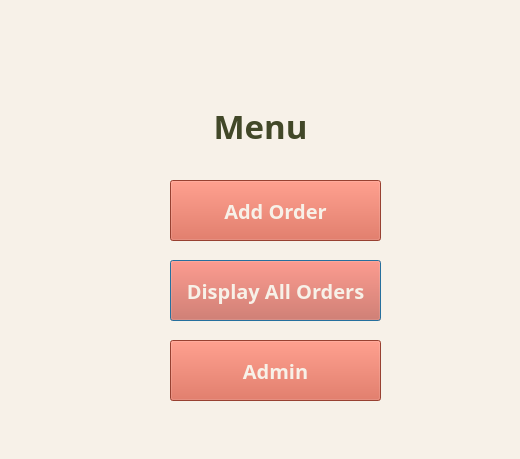
<?xml version="1.0" encoding="UTF-8"?>
<ui version="4.0">
 <class>MenuForm</class>
 <widget class="QDialog" name="MenuForm">
  <property name="geometry">
   <rect>
    <x>0</x>
    <y>0</y>
    <width>520</width>
    <height>459</height>
   </rect>
  </property>
  <property name="windowTitle">
   <string>Menu</string>
  </property>
  <property name="styleSheet">
   <string notr="true">background-color: rgb(247,241,232)</string>
  </property>
  <widget class="QPushButton" name="displayBttn">
   <property name="geometry">
    <rect>
     <x>170</x>
     <y>260</y>
     <width>211</width>
     <height>61</height>
    </rect>
   </property>
   <property name="font">
    <font>
     <family>Corbel</family>
     <pointsize>15</pointsize>
     <weight>75</weight>
     <bold>true</bold>
    </font>
   </property>
   <property name="cursor">
    <cursorShape>PointingHandCursor</cursorShape>
   </property>
   <property name="autoFillBackground">
    <bool>false</bool>
   </property>
   <property name="styleSheet">
    <string notr="true">background-color:rgb(213,91,68);
color: rgb(247,241,232)</string>
   </property>
   <property name="text">
    <string>Display All Orders</string>
   </property>
  </widget>
  <widget class="QLabel" name="label_2">
   <property name="geometry">
    <rect>
     <x>0</x>
     <y>110</y>
     <width>521</width>
     <height>31</height>
    </rect>
   </property>
   <property name="font">
    <font>
     <family>Corbel</family>
     <pointsize>25</pointsize>
     <weight>75</weight>
     <bold>true</bold>
    </font>
   </property>
   <property name="styleSheet">
    <string notr="true">color: rgb(66,72,40)</string>
   </property>
   <property name="text">
    <string>Menu</string>
   </property>
   <property name="alignment">
    <set>Qt::AlignCenter</set>
   </property>
   <property name="wordWrap">
    <bool>true</bool>
   </property>
  </widget>
  <widget class="QLabel" name="label">
   <property name="geometry">
    <rect>
     <x>0</x>
     <y>40</y>
     <width>521</width>
     <height>61</height>
    </rect>
   </property>
   <property name="text">
    <string/>
   </property>
   <property name="pixmap">
    <pixmap>../../../Pictures/icons/logo.PNG</pixmap>
   </property>
   <property name="alignment">
    <set>Qt::AlignCenter</set>
   </property>
  </widget>
  <widget class="QPushButton" name="adminbttn">
   <property name="geometry">
    <rect>
     <x>170</x>
     <y>340</y>
     <width>211</width>
     <height>61</height>
    </rect>
   </property>
   <property name="font">
    <font>
     <family>Corbel</family>
     <pointsize>15</pointsize>
     <weight>75</weight>
     <bold>true</bold>
    </font>
   </property>
   <property name="cursor">
    <cursorShape>PointingHandCursor</cursorShape>
   </property>
   <property name="autoFillBackground">
    <bool>false</bool>
   </property>
   <property name="styleSheet">
    <string notr="true">background-color:rgb(213,91,68);
color: rgb(247,241,232)</string>
   </property>
   <property name="text">
    <string>Admin</string>
   </property>
  </widget>
  <widget class="QPushButton" name="addbttn">
   <property name="geometry">
    <rect>
     <x>170</x>
     <y>180</y>
     <width>211</width>
     <height>61</height>
    </rect>
   </property>
   <property name="font">
    <font>
     <family>Corbel</family>
     <pointsize>15</pointsize>
     <weight>75</weight>
     <bold>true</bold>
    </font>
   </property>
   <property name="cursor">
    <cursorShape>PointingHandCursor</cursorShape>
   </property>
   <property name="autoFillBackground">
    <bool>false</bool>
   </property>
   <property name="styleSheet">
    <string notr="true">background-color:rgb(213,91,68);
color: rgb(247,241,232)</string>
   </property>
   <property name="text">
    <string>Add Order</string>
   </property>
  </widget>
 </widget>
 <resources/>
 <connections/>
</ui>
